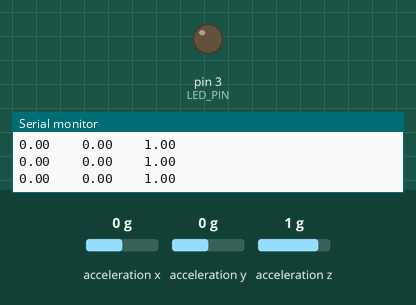
Recording of a sketch running on a simulated Arduino Uno, built with avr-gcc and run on an emulated ATmega328P. Shown: output pins drawn as LEDs (lit = HIGH), the last lines printed to the serial monitor. Wiring (inferred from the names in the program): ADXL345 accelerometer at I2C address 0x53. The test bench sets the inputs (shaded band); at power-on: acceleration z 1 g, acceleration x 0 g, acceleration y 0 g.

Above: at 1.2 s.
1.3 s: acceleration z set to 0 g
At 2.6 s:
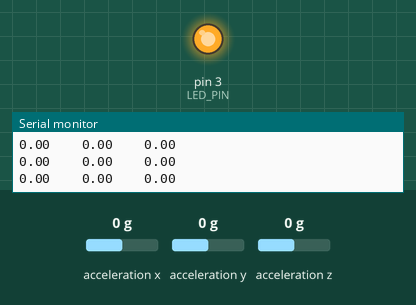
Timing chart, 0 to 4.3 s (numbered marks = the images above; inputs shaded):
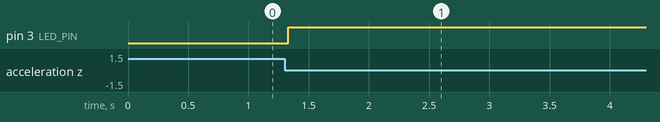

Measured:
- after the input at 1.3 s, pin 3 (LED_PIN): LOW → HIGH at once

The sketch:

accelerometer_test.ino
```cpp
#include <Wire.h>

#define LED_PIN 3
int ADXL345 = 0x53;
float X_out, Y_out, Z_out;

float X1, Y1, Z1;
unsigned long last_time = 0;

void setup() {
  pinMode(LED_PIN, OUTPUT);
  Serial.begin(9600);
  Wire.begin();
  Wire.beginTransmission(ADXL345);
  Wire.write(0x2D);
  Wire.write(8);
  Wire.endTransmission();
}

void loop() {
  if(millis() - last_time > 3000)
    digitalWrite(LED_PIN, LOW);
  Wire.beginTransmission(ADXL345);
  Wire.write(0x32);
  Wire.endTransmission(false);
  Wire.requestFrom(ADXL345, 6, true);
  X_out = (Wire.read() | Wire.read() << 8);
  X1 = X_out / 256;
  Y_out = (Wire.read() | Wire.read() << 8);
  Y1 = Y_out / 256;
  Z_out = (Wire.read() | Wire.read() << 8);
  Z1 = Z_out / 256;
  if(abs(X1) < 0.08 and abs(Y1) < 0.08 and abs(Z1) < 0.08){
    digitalWrite(LED_PIN, HIGH);
    last_time = millis();
  }
  Serial.print(X1);
  Serial.print("    ");
  Serial.print(Y1);
  Serial.print("    ");
  Serial.print(Z1);
  Serial.println("    ");
  delay(100);

}
```
